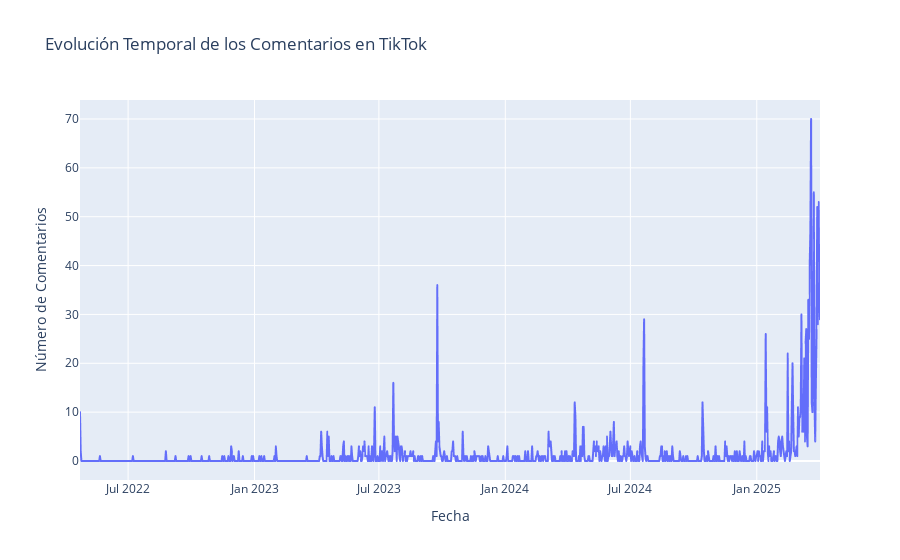

The notebook cell saved with this chart:
### Code cell
# Convertir la columna 'comment_date' a formato de fecha
df_tik_tok_clean['comment_date'] = pd.to_datetime(df_tik_tok_clean['comment_date'], unit='s')

# Agrupar los comentarios por día
comments_per_day = df_tik_tok_clean.resample('D', on='comment_date').size().reset_index(name='count')

# Crear el gráfico de líneas interactivo
fig = px.line(comments_per_day, x='comment_date', y='count', 
              title='Evolución Temporal de los Comentarios en TikTok',
              labels={'comment_date': 'Fecha', 'count': 'Número de Comentarios'})
fig.update_traces(line_color='#636EFA')
fig.update_layout(xaxis_title='Fecha', yaxis_title='Número de Comentarios')
fig.show()

### Figure 1 — Plotly figure (JSON) as saved in the notebook; plotly's stock layout.template omitted (floating-point values rounded to 4 significant figures; data arrays with more than 128 entries replaced by an {"elided": "..."} marker saying what was removed)
{"data": [{"hovertemplate": "Fecha=%{x}<br>Número de Comentarios=%{y}<extra></extra>", "legendgroup": "", "line": {"color": "#636EFA", "dash": "solid"}, "marker": {"symbol": "circle"}, "mode": "lines", "name": "", "showlegend": false, "type": "scattergl", "x": {"elided": "1078 str values"}, "xaxis": "x", "y": {"elided": "1078 int values"}, "yaxis": "y"}], "layout": {"legend": {"tracegroupgap": 0}, "title": {"text": "Evolución Temporal de los Comentarios en TikTok"}, "xaxis": {"anchor": "y", "domain": [0, 1], "title": {"text": "Fecha"}}, "yaxis": {"anchor": "x", "domain": [0, 1], "title": {"text": "Número de Comentarios"}}}}
